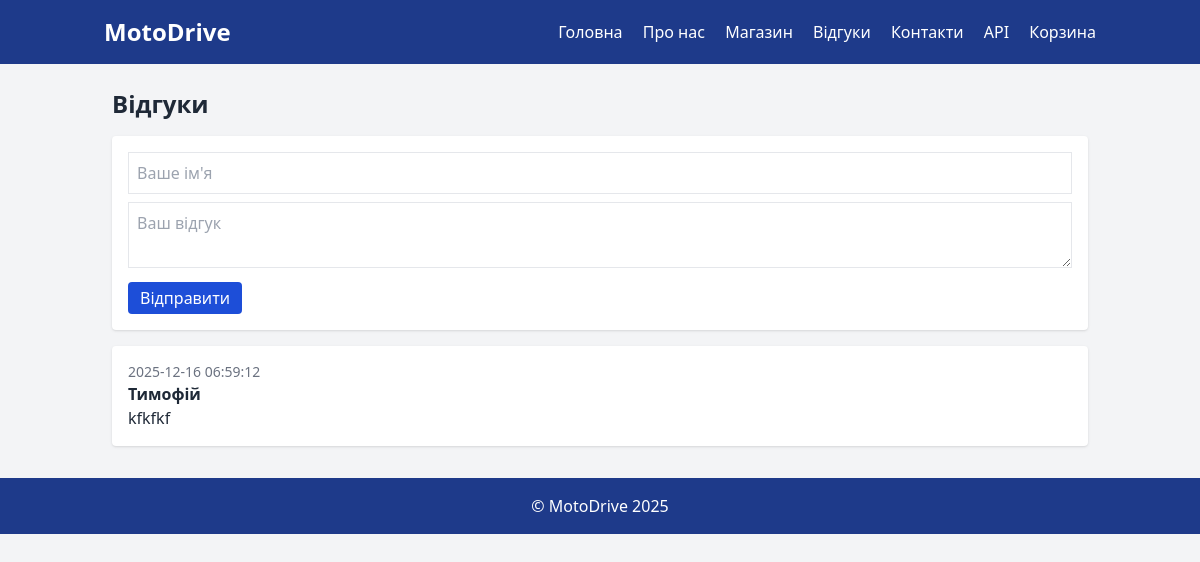
The page /feedback on the database as committed earlier.
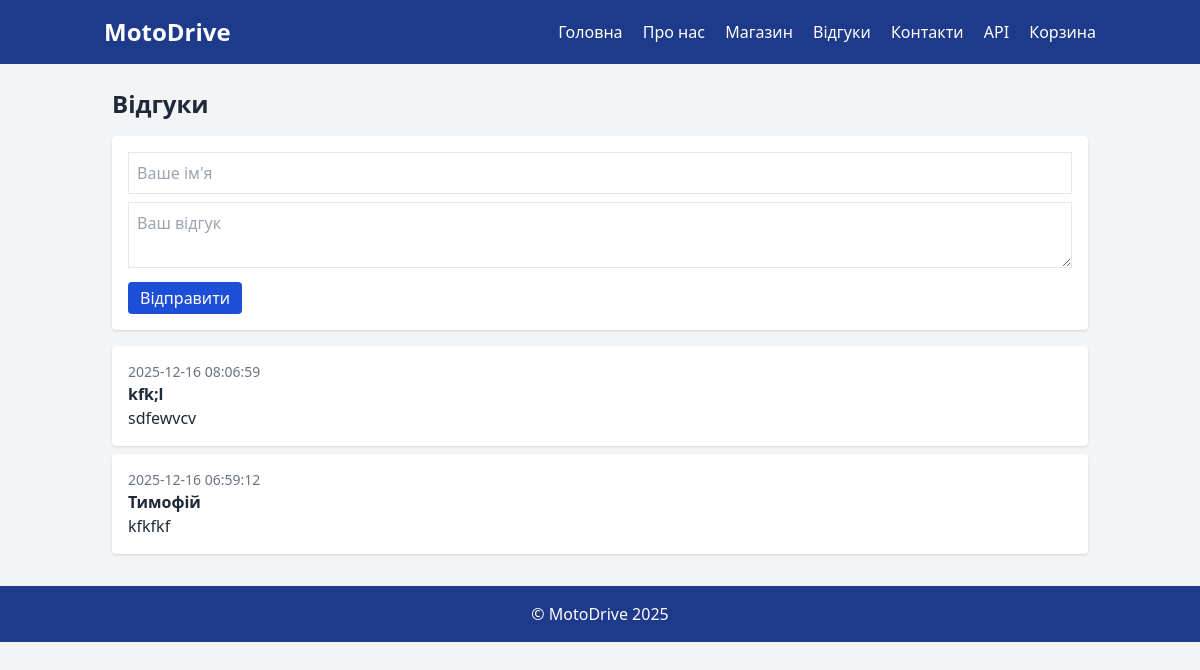
The same page on the database as committed later.
### tables this page shows
CREATE TABLE feedback (
        id INTEGER PRIMARY KEY AUTOINCREMENT,
        name TEXT NOT NULL,
        message TEXT NOT NULL,
        created_at DATETIME DEFAULT CURRENT_TIMESTAMP
    );

### routes/feedback.py (the view)
@feedback_bp.route('/feedback', methods=['GET'])
def feedback_page():
    items = get_feedbacks()
    return render_template('feedback.html', items=items)

### models.py (called while the page is built)
def get_connection():
    conn = sqlite3.connect(DB_NAME)
    conn.row_factory = sqlite3.Row
    return conn

def get_feedbacks():
    conn = get_connection()
    c = conn.cursor()
    c.execute('SELECT * FROM feedback ORDER BY created_at DESC')
    rows = c.fetchall()
    conn.close()
    return rows

### templates/feedback.html (shortened to what this page needs)
{% extends 'base.html' %}
{% block content %}
<h1 class="text-2xl font-bold mb-4">Відгуки</h1>
<form action="/feedback/add" method="post" class="bg-white p-4 rounded shadow mb-4">
  <input type="text" name="name" placeholder="Ваше ім'я" class="border p-2 w-full mb-2">
  <textarea name="message" placeholder="Ваш відгук" class="border p-2 w-full mb-2"></textarea>
  <button class="bg-blue-700 text-white px-3 py-1 rounded">Відправити</button>
</form>
{% for it in items %}
<div class="bg-white p-4 rounded shadow mb-2">
  <div class="text-sm text-gray-500">{{ it['created_at'] }}</div>
  <div class="font-bold">{{ it['name'] }}</div>
  <div>{{ it['message'] }}</div>
</div>
{% else %}
<p>Відгуків ще немає.</p>
{% endfor %}
{% endblock %}

Rows that differ between the two databases and show on the page:
added feedback: created_at "2025-12-16 08:06:59", name "kfk;l", message "sdfewvcv"
